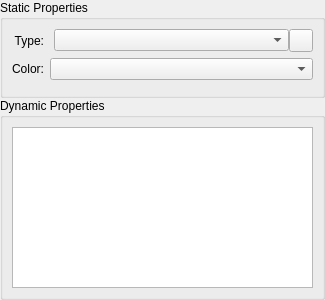
<?xml version="1.0" encoding="UTF-8"?>
<ui version="4.0">
 <class>DataPropertiesWidget</class>
 <widget class="QWidget" name="DataPropertiesWidget">
  <property name="geometry">
   <rect>
    <x>0</x>
    <y>0</y>
    <width>325</width>
    <height>300</height>
   </rect>
  </property>
  <property name="sizePolicy">
   <sizepolicy hsizetype="Preferred" vsizetype="Preferred">
    <horstretch>0</horstretch>
    <verstretch>0</verstretch>
   </sizepolicy>
  </property>
  <property name="minimumSize">
   <size>
    <width>0</width>
    <height>0</height>
   </size>
  </property>
  <property name="windowTitle">
   <string>Data Properties</string>
  </property>
  <layout class="QVBoxLayout" name="verticalLayout_3">
   <property name="spacing">
    <number>0</number>
   </property>
   <property name="margin">
    <number>0</number>
   </property>
   <item>
    <widget class="QGroupBox" name="Appearance">
     <property name="title">
      <string>Static Properties</string>
     </property>
     <layout class="QVBoxLayout" name="verticalLayout_4">
      <item>
       <layout class="QGridLayout" name="gridLayout_3">
        <item row="1" column="1">
         <widget class="KColorCombo" name="_color">
          <property name="toolTip">
           <string>Node color</string>
          </property>
         </widget>
        </item>
        <item row="1" column="0">
         <widget class="QLabel" name="label_6">
          <property name="sizePolicy">
           <sizepolicy hsizetype="Fixed" vsizetype="Minimum">
            <horstretch>0</horstretch>
            <verstretch>0</verstretch>
           </sizepolicy>
          </property>
          <property name="toolTip">
           <string>Node color</string>
          </property>
          <property name="text">
           <string>Color:</string>
          </property>
          <property name="alignment">
           <set>Qt::AlignRight|Qt::AlignTrailing|Qt::AlignVCenter</set>
          </property>
          <property name="buddy">
           <cstring>_color</cstring>
          </property>
         </widget>
        </item>
        <item row="0" column="0">
         <widget class="QLabel" name="label_3">
          <property name="sizePolicy">
           <sizepolicy hsizetype="Preferred" vsizetype="Preferred">
            <horstretch>0</horstretch>
            <verstretch>0</verstretch>
           </sizepolicy>
          </property>
          <property name="layoutDirection">
           <enum>Qt::LeftToRight</enum>
          </property>
          <property name="text">
           <string>Type:</string>
          </property>
          <property name="alignment">
           <set>Qt::AlignRight|Qt::AlignTrailing|Qt::AlignVCenter</set>
          </property>
          <property name="buddy">
           <cstring>_dataType</cstring>
          </property>
         </widget>
        </item>
        <item row="0" column="1">
         <widget class="QWidget" name="widget" native="true">
          <layout class="QGridLayout" name="gridLayout_2">
           <property name="leftMargin">
            <number>4</number>
           </property>
           <property name="topMargin">
            <number>0</number>
           </property>
           <property name="rightMargin">
            <number>0</number>
           </property>
           <property name="bottomMargin">
            <number>0</number>
           </property>
           <property name="spacing">
            <number>0</number>
           </property>
           <item row="0" column="1">
            <widget class="KComboBox" name="_dataType">
             <property name="sizePolicy">
              <sizepolicy hsizetype="Expanding" vsizetype="Fixed">
               <horstretch>0</horstretch>
               <verstretch>0</verstretch>
              </sizepolicy>
             </property>
            </widget>
           </item>
           <item row="0" column="2">
            <widget class="QToolButton" name="_editType">
             <property name="text">
              <string/>
             </property>
            </widget>
           </item>
          </layout>
         </widget>
        </item>
       </layout>
      </item>
      <item>
       <widget class="QFrame" name="extraItems">
        <property name="frameShape">
         <enum>QFrame::StyledPanel</enum>
        </property>
        <property name="frameShadow">
         <enum>QFrame::Plain</enum>
        </property>
       </widget>
      </item>
     </layout>
    </widget>
   </item>
   <item>
    <widget class="QGroupBox" name="DynamicProperties">
     <property name="title">
      <string>Dynamic Properties</string>
     </property>
     <layout class="QGridLayout" name="gridLayout">
      <item row="1" column="0" colspan="2">
       <layout class="QHBoxLayout" name="horizontalLayout_2">
        <item>
         <widget class="QTableView" name="_propertiesTable"/>
        </item>
       </layout>
      </item>
     </layout>
    </widget>
   </item>
  </layout>
 </widget>
 <customwidgets>
  <customwidget>
   <class>KColorCombo</class>
   <extends>QComboBox</extends>
   <header>kcolorcombo.h</header>
  </customwidget>
  <customwidget>
   <class>KComboBox</class>
   <extends>QComboBox</extends>
   <header>kcombobox.h</header>
  </customwidget>
 </customwidgets>
 <resources/>
 <connections/>
</ui>
